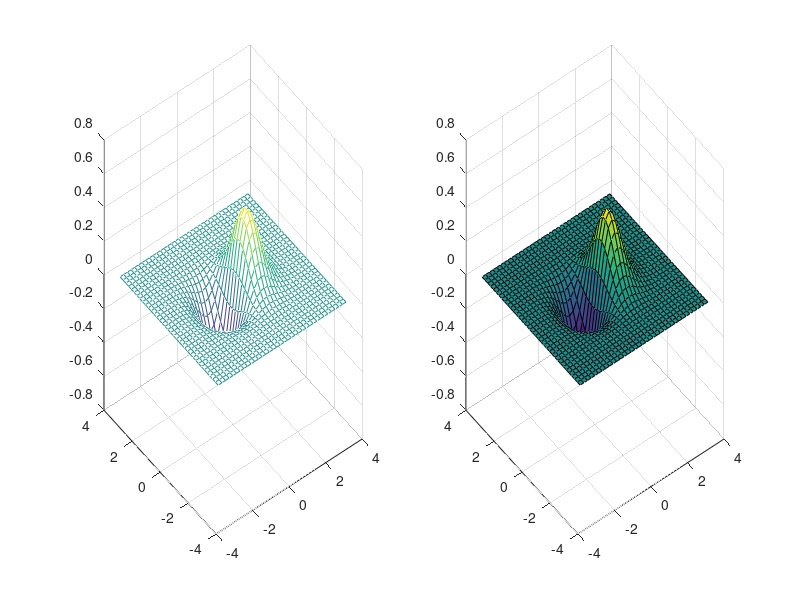

Write the MATLAB code that produced this figure.
x = -3.5:0.2:3.5;
y = -3.5:0.2:3.5;
[X,Y] = meshgrid(x, y);
Z =  X.*exp(-X.^2-Y.^2);
subplot(1,2,1);
mesh(X,Y,Z);
subplot(1,2,2)
surf(X,Y,Z);

